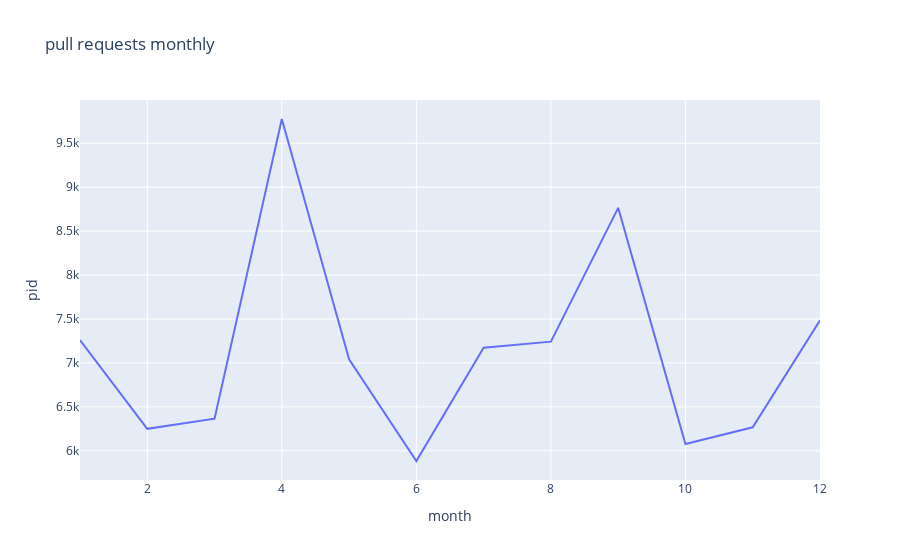

This figure's notebook cell:
### Code cell
fig = px.line(x, x="month", y="pid", title='pull requests monthly')
fig.show()

### Figure 1 — Plotly figure (JSON) as saved in the notebook; plotly's stock layout.template omitted (floating-point values rounded to 4 significant figures)
{"data": [{"hovertemplate": "month=%{x}<br>pid=%{y}<extra></extra>", "legendgroup": "", "line": {"color": "#636efa", "dash": "solid"}, "marker": {"symbol": "circle"}, "mode": "lines", "name": "", "orientation": "v", "showlegend": false, "type": "scatter", "x": [1, 2, 3, 4, 5, 6, 7, 8, 9, 10, 11, 12], "xaxis": "x", "y": [7261, 6250, 6365, 9776, 7042, 5884, 7174, 7242, 8765, 6078, 6267, 7484], "yaxis": "y"}], "layout": {"legend": {"tracegroupgap": 0}, "title": {"text": "pull requests monthly"}, "xaxis": {"anchor": "y", "domain": [0, 1], "title": {"text": "month"}}, "yaxis": {"anchor": "x", "domain": [0, 1], "title": {"text": "pid"}}}}
